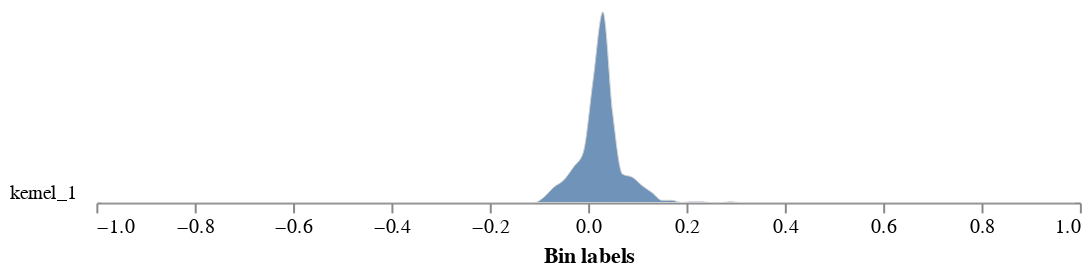

The notebook cell saved with this chart:
### Code cell
# Graph the histogram of the spectral index

ndvi_output=pcv.analyze.spectral_index(index_img=ndvi_index, labeled_mask=corn_thresh,
                           min_bin=-1, max_bin=1, label="kernel")

### Figure 1 — Vega-Lite specification as saved in the notebook (floating-point values rounded to 4 significant figures)
{"config": {"view": {"continuousWidth": 300, "continuousHeight": 300, "stroke": null}, "axis": {"grid": false}, "facet": {"columns": 1, "spacing": 0}, "title": {"anchor": "end"}}, "data": {"name": "data-4b1b259f6a2cb63589442e604ac45339"}, "facet": {"field": "sample", "header": {"labelAngle": 0, "labelAlign": "left", "labelOrient": "left"}, "title": null, "type": "nominal"}, "spec": {"mark": {"type": "area", "fillOpacity": 0.8, "interpolate": "monotone", "stroke": "lightgray", "strokeWidth": 0.5}, "encoding": {"x": {"field": "label", "title": "Bin labels", "type": "quantitative"}, "y": {"axis": null, "field": "value", "scale": {"range": [10, -100]}, "type": "quantitative"}}, "height": 10, "width": 500}, "bounds": "flush", "$schema": "https://vega.github.io/schema/vega-lite/v5.20.1.json", "datasets": {"data-4b1b259f6a2cb63589442e604ac45339": [{"sample": "kernel_1", "value": 0.0, "label": -0.99}, {"sample": "kernel_1", "value": 0.0, "label": -0.97}, {"sample": "kernel_1", "value": 0.0, "label": -0.95}, {"sample": "kernel_1", "value": 0.0, "label": -0.93}, {"sample": "kernel_1", "value": 0.0, "label": -0.91}, {"sample": "kernel_1", "value": 0.0, "label": -0.89}, {"sample": "kernel_1", "value": 0.0, "label": -0.87}, {"sample": "kernel_1", "value": 0.0, "label": -0.85}, {"sample": "kernel_1", "value": 0.0, "label": -0.83}, {"sample": "kernel_1", "value": 0.0, "label": -0.81}, {"sample": "kernel_1", "value": 0.0, "label": -0.79}, {"sample": "kernel_1", "value": 0.0, "label": -0.77}, {"sample": "kernel_1", "value": 0.0, "label": -0.75}, {"sample": "kernel_1", "value": 0.0, "label": -0.73}, {"sample": "kernel_1", "value": 0.0, "label": -0.71}, {"sample": "kernel_1", "value": 0.0, "label": -0.69}, {"sample": "kernel_1", "value": 0.0, "label": -0.67}, {"sample": "kernel_1", "value": 0.0, "label": -0.65}, {"sample": "kernel_1", "value": 0.0, "label": -0.63}, {"sample": "kernel_1", "value": 0.0, "label": -0.61}, {"sample": "kernel_1", "value": 0.0, "label": -0.59}, {"sample": "kernel_1", "value": 0.0, "label": -0.57}, {"sample": "kernel_1", "value": 0.0, "label": -0.55}, {"sample": "kernel_1", "value": 0.0, "label": -0.53}, {"sample": "kernel_1", "value": 0.0, "label": -0.51}, {"sample": "kernel_1", "value": 0.0, "label": -0.49}, {"sample": "kernel_1", "value": 0.0, "label": -0.47}, {"sample": "kernel_1", "value": 0.0, "label": -0.45}, {"sample": "kernel_1", "value": 0.0, "label": -0.43}, {"sample": "kernel_1", "value": 0.0, "label": -0.41}, {"sample": "kernel_1", "value": 0.0, "label": -0.39}, {"sample": "kernel_1", "value": 0.0, "label": -0.37}, {"sample": "kernel_1", "value": 0.0, "label": -0.35}, {"sample": "kernel_1", "value": 0.0, "label": -0.33}, {"sample": "kernel_1", "value": 0.0, "label": -0.31}, {"sample": "kernel_1", "value": 0.0, "label": -0.29}, {"sample": "kernel_1", "value": 0.0, "label": -0.27}, {"sample": "kernel_1", "value": 0.0, "label": -0.25}, {"sample": "kernel_1", "value": 0.0, "label": -0.23}, {"sample": "kernel_1", "value": 0.0, "label": -0.21}, {"sample": "kernel_1", "value": 0.0, "label": -0.19}, {"sample": "kernel_1", "value": 0.0, "label": -0.17}, {"sample": "kernel_1", "value": 0.0, "label": -0.15}, {"sample": "kernel_1", "value": 0.0, "label": -0.13}, {"sample": "kernel_1", "value": 0.0, "label": -0.11}, {"sample": "kernel_1", "value": 0.8706, "label": -0.09}, {"sample": "kernel_1", "value": 2.488, "label": -0.07}, {"sample": "kernel_1", "value": 3.607, "label": -0.05}, {"sample": "kernel_1", "value": 5.721, "label": -0.03}, {"sample": "kernel_1", "value": 8.085, "label": -0.01}, {"sample": "kernel_1", "value": 19.78, "label": 0.01}, {"sample": "kernel_1", "value": 30.85, "label": 0.03}, {"sample": "kernel_1", "value": 14.43, "label": 0.05}, {"sample": "kernel_1", "value": 4.602, "label": 0.07}, {"sample": "kernel_1", "value": 4.104, "label": 0.09}, {"sample": "kernel_1", "value": 2.736, "label": 0.11}, {"sample": "kernel_1", "value": 1.617, "label": 0.13}, {"sample": "kernel_1", "value": 0.3731, "label": 0.15}, {"sample": "kernel_1", "value": 0.3731, "label": 0.17}, {"sample": "kernel_1", "value": 0.0, "label": 0.19}, {"sample": "kernel_1", "value": 0.1244, "label": 0.21}, {"sample": "kernel_1", "value": 0.1244, "label": 0.23}, {"sample": "kernel_1", "value": 0.0, "label": 0.25}, {"sample": "kernel_1", "value": 0.0, "label": 0.27}, {"sample": "kernel_1", "value": 0.1244, "label": 0.29}, {"sample": "kernel_1", "value": 0.0, "label": 0.31}, {"sample": "kernel_1", "value": 0.0, "label": 0.33}, {"sample": "kernel_1", "value": 0.0, "label": 0.35}, {"sample": "kernel_1", "value": 0.0, "label": 0.37}, {"sample": "kernel_1", "value": 0.0, "label": 0.39}, {"sample": "kernel_1", "value": 0.0, "label": 0.41}, {"sample": "kernel_1", "value": 0.0, "label": 0.43}, {"sample": "kernel_1", "value": 0.0, "label": 0.45}, {"sample": "kernel_1", "value": 0.0, "label": 0.47}, {"sample": "kernel_1", "value": 0.0, "label": 0.49}, {"sample": "kernel_1", "value": 0.0, "label": 0.51}, {"sample": "kernel_1", "value": 0.0, "label": 0.53}, {"sample": "kernel_1", "value": 0.0, "label": 0.55}, {"sample": "kernel_1", "value": 0.0, "label": 0.57}, {"sample": "kernel_1", "value": 0.0, "label": 0.59}, {"sample": "kernel_1", "value": 0.0, "label": 0.61}, {"sample": "kernel_1", "value": 0.0, "label": 0.63}, {"sample": "kernel_1", "value": 0.0, "label": 0.65}, {"sample": "kernel_1", "value": 0.0, "label": 0.67}, {"sample": "kernel_1", "value": 0.0, "label": 0.69}, {"sample": "kernel_1", "value": 0.0, "label": 0.71}, {"sample": "kernel_1", "value": 0.0, "label": 0.73}, {"sample": "kernel_1", "value": 0.0, "label": 0.75}, {"sample": "kernel_1", "value": 0.0, "label": 0.77}, {"sample": "kernel_1", "value": 0.0, "label": 0.79}, {"sample": "kernel_1", "value": 0.0, "label": 0.81}, {"sample": "kernel_1", "value": 0.0, "label": 0.83}, {"sample": "kernel_1", "value": 0.0, "label": 0.85}, {"sample": "kernel_1", "value": 0.0, "label": 0.87}, {"sample": "kernel_1", "value": 0.0, "label": 0.89}, {"sample": "kernel_1", "value": 0.0, "label": 0.91}, {"sample": "kernel_1", "value": 0.0, "label": 0.93}, {"sample": "kernel_1", "value": 0.0, "label": 0.95}, {"sample": "kernel_1", "value": 0.0, "label": 0.97}, {"sample": "kernel_1", "value": 0.0, "label": 0.99}]}}
